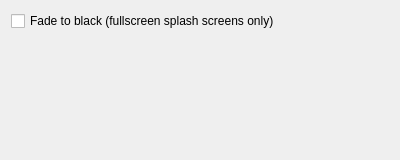
<?xml version="1.0" encoding="UTF-8"?>
<ui version="4.0">
 <class>KWin::LoginEffectConfigForm</class>
 <widget class="QWidget" name="KWin::LoginEffectConfigForm">
  <property name="geometry">
   <rect>
    <x>0</x>
    <y>0</y>
    <width>400</width>
    <height>160</height>
   </rect>
  </property>
  <layout class="QVBoxLayout" name="verticalLayout">
   <item>
    <widget class="QCheckBox" name="fadetoblackBox">
     <property name="text">
      <string>Fade to black (fullscreen splash screens only)</string>
     </property>
    </widget>
   </item>
   <item>
    <spacer name="verticalSpacer">
     <property name="orientation">
      <enum>Qt::Vertical</enum>
     </property>
     <property name="sizeHint" stdset="0">
      <size>
       <width>20</width>
       <height>40</height>
      </size>
     </property>
    </spacer>
   </item>
  </layout>
 </widget>
 <resources/>
 <connections/>
</ui>
